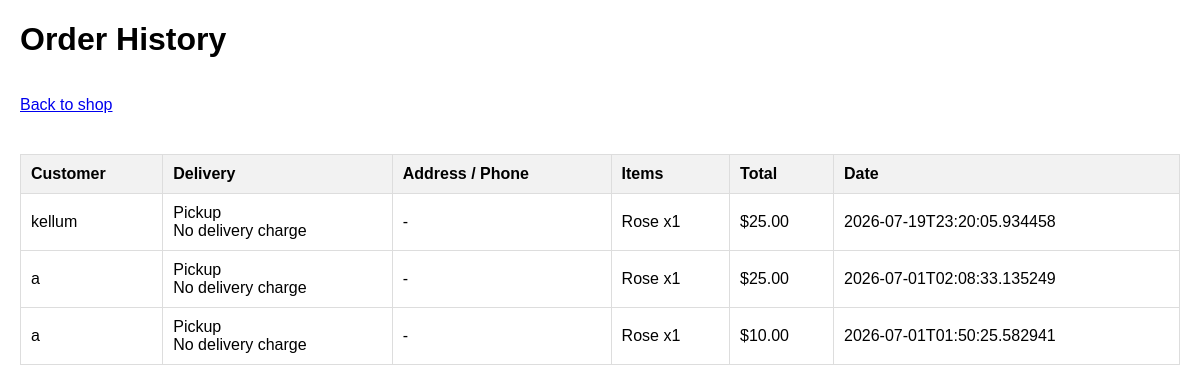
The page /orders on the database as committed earlier.
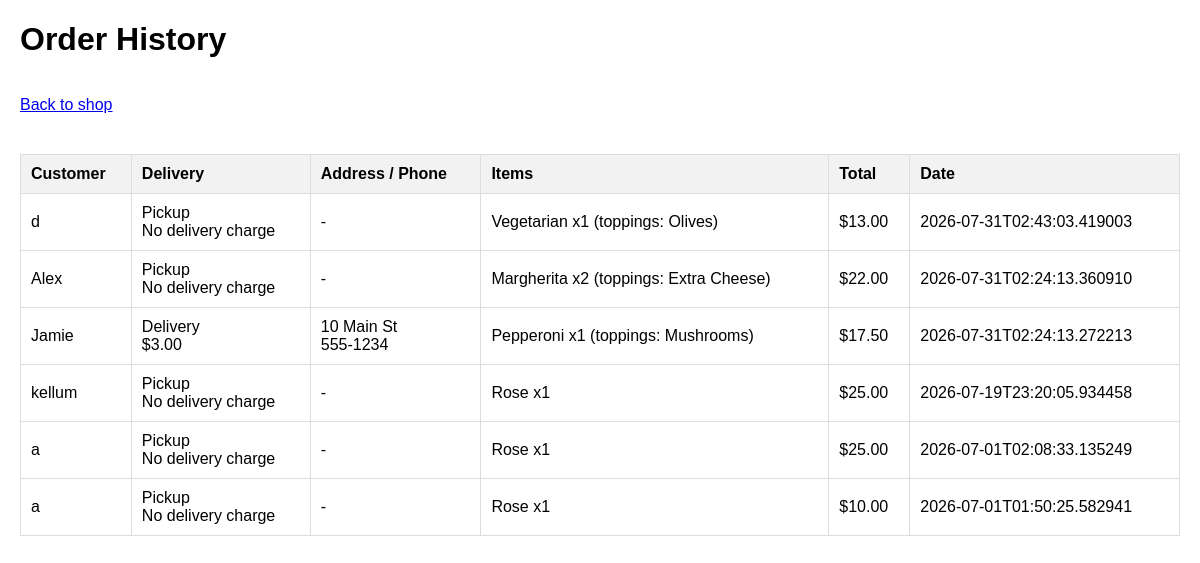
The same page on the database as committed later.
### tables this page shows
CREATE TABLE orders (
                id INTEGER PRIMARY KEY AUTOINCREMENT,
                customer_name TEXT NOT NULL,
                items TEXT NOT NULL,
                total REAL NOT NULL,
                created_at TEXT
            , delivery_method TEXT, address TEXT, phone_number TEXT, delivery_charge REAL);

### app.py (the view)
@app.route('/orders')
def orders():
    conn = get_db_connection()
    rows = conn.execute(
        'SELECT id, customer_name, items, total, delivery_method, address, phone_number, delivery_charge, created_at FROM orders ORDER BY created_at DESC'
    ).fetchall()
    conn.close()
    parsed_orders = []
    for row in rows:
        try:
            items = json.loads(row['items'])
        except (TypeError, json.JSONDecodeError):
            items = {}
        parsed_orders.append({
            'id': row['id'],
            'customer_name': row['customer_name'],
            'items': items,
            'total': row['total'],
            'delivery_method': row['delivery_method'],
            'address': row['address'],
            'phone_number': row['phone_number'],
            'delivery_charge': row['delivery_charge'],
            'created_at': row['created_at']
        })
    return render_template('orders.html', orders=parsed_orders)

### app.py (called while the page is built)
def get_db_connection():
    conn = sqlite3.connect(DB_PATH)
    conn.row_factory = sqlite3.Row
    return conn

### templates/orders.html (shortened to what this page needs)
<!DOCTYPE html>
<html lang="en">
<head>
</head>
<body>
    <h1>Order History</h1>
    <p class="back-link"><a href="{{ url_for('home') }}">Back to shop</a></p>
    {% if orders %}
        <table>
            <thead>
                <tr>
                    <th>Customer</th>
                    <th>Delivery</th>
                    <th>Address / Phone</th>
                    <th>Items</th>
                    <th>Total</th>
                    <th>Date</th>
                </tr>
            </thead>
            <tbody>
                {% for order in orders %}
                    <tr>
                        <td>{{ order.customer_name }}</td>
                        <td>
                            {% if order.delivery_method == 'delivery' %}
                                Delivery<br>${{ "%.2f"|format(order.delivery_charge or 0) }}
                            {% else %}
                                Pickup<br>No delivery charge
                            {% endif %}
                        </td>
                        <td>
                            {% if order.address %}
                                {{ order.address }}<br>{{ order.phone_number }}
                            {% else %}
                                -
                            {% endif %}
                        </td>
                        <td>
                            {% set order_items = order.get('items', {}) %}
                            {% for pizza, details in order_items.items() %}
                                {{ pizza }} x{{ details['quantity'] }}
                                {% set toppings = details.get('toppings', []) %}
                                {% if toppings %}
                                    (toppings: {{ toppings | join(', ') }})
                                {% endif %}<br>
                            {% endfor %}
                        </td>
                        <td>${{ "%.2f"|format(order['total']) }}</td>
                        <td>{{ order.created_at }}</td>
                    </tr>
                {% endfor %}
            </tbody>
        </table>
    {% else %}
        <p>No orders yet.</p>
    {% endif %}
</body>
</html>

Rows that differ between the two databases and show on the page:
added orders: customer_name "d", delivery_method "Pickup", order_items "Vegetarian", quantity "1", toppings "Olives", total "13.00", created_at "2026-07-31T02:43:03.419003"
added orders: customer_name "Alex", delivery_method "Pickup", order_items "Margherita", quantity "2", toppings "Extra Cheese", total "22.00", created_at "2026-07-31T02:24:13.360910"
added orders: customer_name "Jamie", delivery_charge "3.00", address "10 Main St", phone_number "555-1234", order_items "Pepperoni", quantity "1", toppings "Mushrooms", total "17.50", created_at "2026-07-31T02:24:13.272213"
